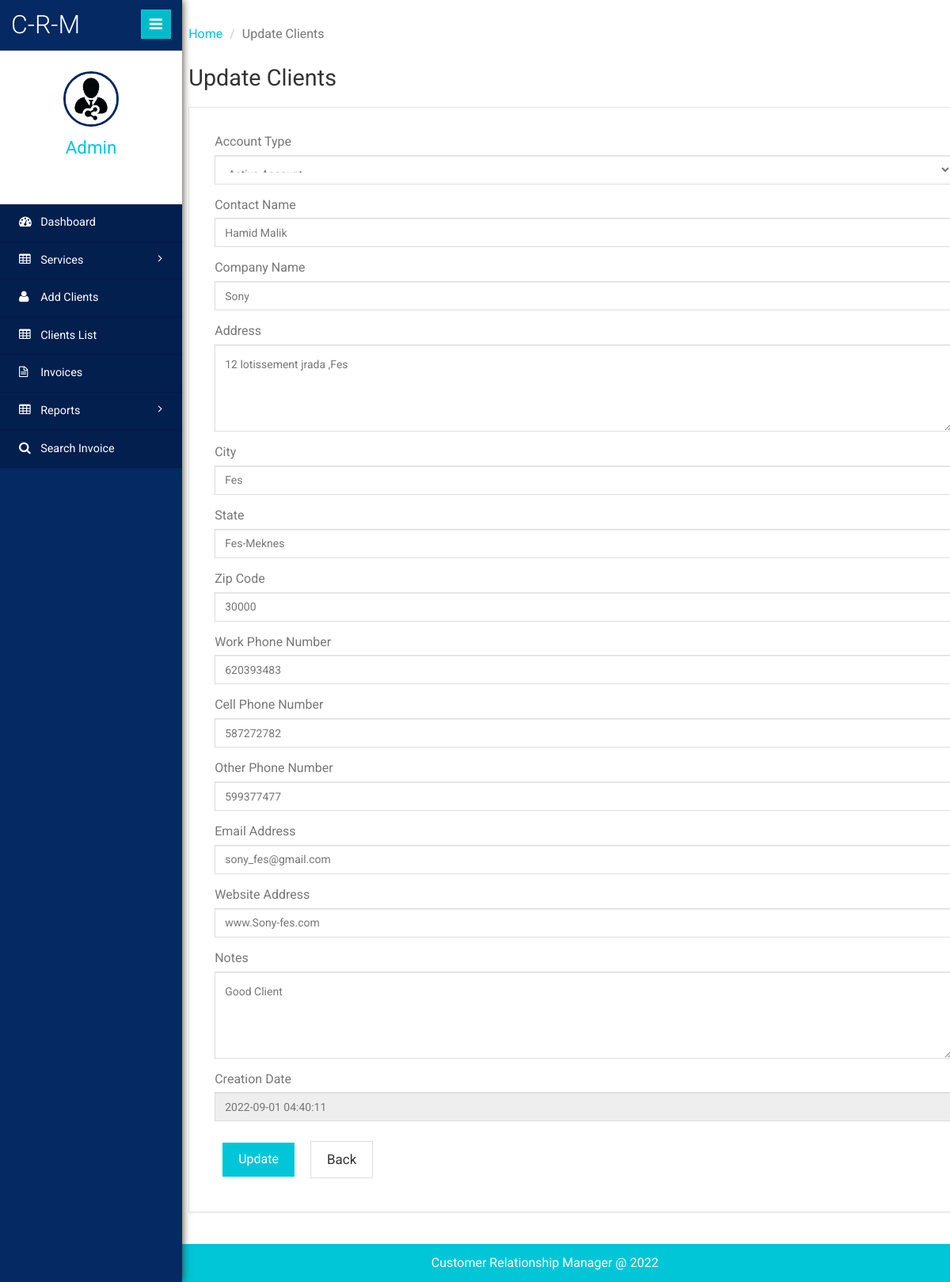
Page /clientms/admin/edit-client-details.php?editid=1 (signed in) on the committed database.
### tables this page shows
CREATE TABLE `tblclient` (
  `ID` int(10) NOT NULL,
  `AccountID` int(10) DEFAULT NULL,
  `AccountType` varchar(50) DEFAULT NULL,
  `ContactName` varchar(120) DEFAULT NULL,
  `CompanyName` varchar(120) DEFAULT NULL,
  `Address` varchar(200) DEFAULT NULL,
  `City` varchar(120) DEFAULT NULL,
  `State` varchar(120) DEFAULT NULL,
  `ZipCode` int(10) DEFAULT NULL,
  `Workphnumber` bigint(10) DEFAULT NULL,
  `Cellphnumber` bigint(10) DEFAULT NULL,
  `Otherphnumber` bigint(10) DEFAULT NULL,
  `Email` varchar(200) DEFAULT NULL,
  `WebsiteAddress` varchar(200) DEFAULT NULL,
  `Notes` mediumtext DEFAULT NULL,
  `Password` varchar(200) NOT NULL,
  `CreationDate` timestamp NULL DEFAULT current_timestamp()
);

### clientms/admin/edit-client-details.php (the view, shortened to what this page needs)
<?php
include('includes/dbconnection.php');
if (strlen($_SESSION['clientmsaid']==0)) {
  header('location:logout.php');
  } else{
  ?>
<!DOCTYPE HTML>
<html>
<head>
	<link href="css/bootstrap.min.css" rel='stylesheet' type='text/css' />
	<link href="css/style.css" rel='stylesheet' type='text/css' />
	<link href="css/font-awesome.css" rel="stylesheet">
	<link rel="stylesheet" href="css/icon-font.min.css" type='text/css' />
</head>
<body>
<div class="page-container">
<div class="left-content">
<div class="inner-content">
<div class="outter-wp">
<div class="sub-heard-part">
<ol class="breadcrumb m-b-0">
<li><a href="dashboard.php">Home</a></li>
<li class="active">Update Clients</li>
</ol>
</div>
<div class="forms-main">
<h2 class="inner-tittle">Update Clients </h2>
<div class="graph-form">
<div class="form-body">
<form method="post">
	<?php
$eid=$_GET['editid'];
$sql="SELECT * from tblclient where ID=:eid";
$query = $dbh -> prepare($sql);
$query->bindParam(':eid',$eid,PDO::PARAM_STR);
$query->execute();
$results=$query->fetchAll(PDO::FETCH_OBJ);
$cnt=1;
if($query->rowCount() > 0)
{
foreach($results as $row)
{               ?>
	<div class="form-group"> <label for="exampleInputEmail1">Account Type</label> <select type="text" name="accounttype" class="form-control" required='true'>
		<option value="<?php echo htmlentities($row->AccountType);?>"><?php echo htmlentities($row->AccountType);?></option>
	</select> </div>
	<div class="form-group"> <label for="exampleInputEmail1">Contact Name</label> <input type="text" name="cname" value="<?php  echo $row->ContactName;?>" class="form-control" required='true'> </div>
	<div class="form-group"> <label for="exampleInputEmail1">Company Name</label> <input type="text" name="comname" value="<?php  echo $row->CompanyName;?>" class="form-control" required='true'> </div>
	<div class="form-group"> <label for="exampleInputEmail1">Address</label> <textarea type="text" name="address"  class="form-control" required='true' rows="4" cols="3"><?php  echo $row->Address;?></textarea> </div>
	<div class="form-group"> <label for="exampleInputEmail1">City</label> <input type="text" name="city" value="<?php  echo $row->City;?>" class="form-control" required='true'> </div>
	<div class="form-group"> <label for="exampleInputEmail1">State</label> <input type="text" name="state" value="<?php  echo $row->State;?>" class="form-control" required='true'> </div>
	<div class="form-group"> <label for="exampleInputEmail1">Zip Code</label> <input type="text" name="zcode" value="<?php  echo $row->ZipCode;?>" class="form-control" required='true'> </div>
	<div class="form-group"> <label for="exampleInputEmail1">Work Phone Number</label><input type="text" name="wphnumber" value="<?php  echo $row->Workphnumber;?>" class="form-control" maxlength='10' required='true' pattern="[0-9]+"> </div>
	<div class="form-group"> <label for="exampleInputEmail1">Cell Phone Number</label><input type="text" name="cellphnumber" value="<?php  echo $row->Cellphnumber;?>" class="form-control" maxlength='10' pattern="[0-9]+"> </div>
	<div class="form-group"> <label for="exampleInputEmail1">Other Phone Number</label><input type="text" name="ophnumber" value="<?php  echo $row->Otherphnumber;?>" class="form-control" maxlength='10' pattern="[0-9]+"> </div>
	<div class="form-group"> <label for="exampleInputEmail1">Email Address</label> <input type="email" name="email" value="<?php  echo $row->Email;?>" class="form-control" required='true'> </div>
	<div class="form-group"> <label for="exampleInputPassword1">Website Address</label> <input type="text" name="websiteadd" value="<?php  echo $row->WebsiteAddress;?>" required='true' class="form-control"> </div>
	<div class="form-group"> <label for="exampleInputEmail1">Notes</label> <textarea type="text" name="notes" class="form-control" required='true' rows="4" cols="3"><?php  echo $row->Notes;?></textarea> </div>
	<div class="form-group"> <label for="exampleInputPassword1">Creation Date</label> <input type="text" name="" value="<?php  echo $row->CreationDate;?>" required='true' class="form-control" readonly='true'> </div>
	<?php $cnt=$cnt+1;}} ?>
	 <button type="submit" class="btn btn-default" name="submit" id="submit">Update</button><input type="button" class="btn btn-default" value="Back" onClick="history.back();return true;"> </form>
</div>
</div>
</div>
</div>
<?php include_once('includes/footer.php');?>
</div>
</div>
<?php include_once('includes/sidebar.php');?>
</div>
</body>
</html>
<?php }  ?>

### clientms/admin/includes/sidebar.php (shortened to what this page needs)
 <div class="sidebar-menu">
    <header class="logo">
        <a href="#" class="sidebar-icon"> <span class="fa fa-bars"></span> </a> <a href="dashboard.php"> <span id="logo"> <h1>C-R-M</h1></span>
        </a>
    </header>
    <div class="down">
        <?php
$aid=$_SESSION['clientmsaid'];
$sql="SELECT AdminName from  tbladmin where ID=:aid";
$query = $dbh -> prepare($sql);
$query->bindParam(':aid',$aid,PDO::PARAM_STR);
$query->execute();
$results=$query->fetchAll(PDO::FETCH_OBJ);
$cnt=1;
if($query->rowCount() > 0)
{
foreach($results as $row)
{               ?>
        <a href="dashboard.php"><img src="images/images.jpg" height="70" width="70"></a>
        <a href="dashboard.php"><span class=" name-caret"><?php  echo $row->AdminName;?></span></a>
        <?php $cnt=$cnt+1;}} ?>
        <ul>
            <li><a class="tooltips" href="admin-profile.php"><span>Profile</span><i class="lnr lnr-user"></i></a></li>
            <li><a class="tooltips" href="change-password.php"><span>Settings</span><i class="lnr lnr-cog"></i></a></li>
            <li><a class="tooltips" href="logout.php"><span>Log out</span><i class="lnr lnr-power-switch"></i></a></li>
        </ul>
    </div>
    <div class="menu">
        <ul id="menu" >
            <li><a href="dashboard.php"><i class="fa fa-tachometer"></i> <span>Dashboard</span></a></li>
            <li id="menu-academico" ><a href="#"><i class="fa fa-table"></i> <span> Services</span> <span class="fa fa-angle-right" style="float: right"></span></a>
            </li>
            <li><a href="add-client.php"><i class="fa fa-user"></i> <span>Add Clients</span></a></li>
            <li><a href="manage-client.php"><i class="fa fa-table"></i> <span>Clients List</span></a></li>
            <li><a href="invoices.php"><i class="fa fa-file-text-o"></i> <span>Invoices</span></a></li>
            <li id="menu-academico" ><a href="#"><i class="fa fa-table"></i> <span> Reports</span> <span class="fa fa-angle-right" style="float: right"></span></a>
            </li>
            <li><a href="search-invoices.php"><i class="fa fa-search"></i> <span>Search Invoice</span></a></li>
        </ul>
    </div>
</div>

### rows in the picture
tblclient: accounttype "Active Account", cname "Hamid Malik", comname "Sony", address "12 lotissement jrada ,Fes", city "Fes", state "Fes-Meknes", zcode "30000", wphnumber "620393483", cellphnumber "587272782", ophnumber "599377477", email "sony_fes@gmail.com", websiteadd "www.Sony-fes.com", notes "Good Client", CreationDate "2022-09-01 04:40:11"

### other values in the picture
$row->AdminName "Admin"
